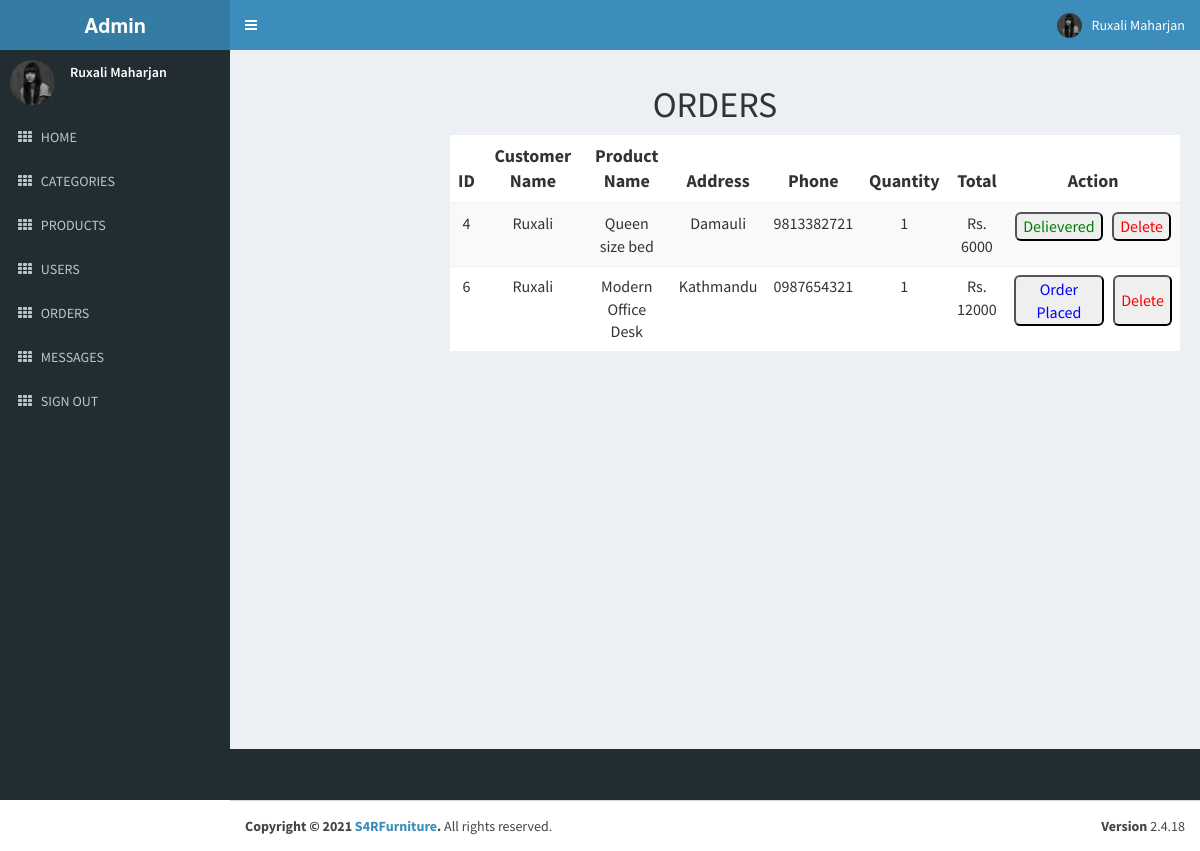
Page /admin/order.php (signed in) on the earlier database version.
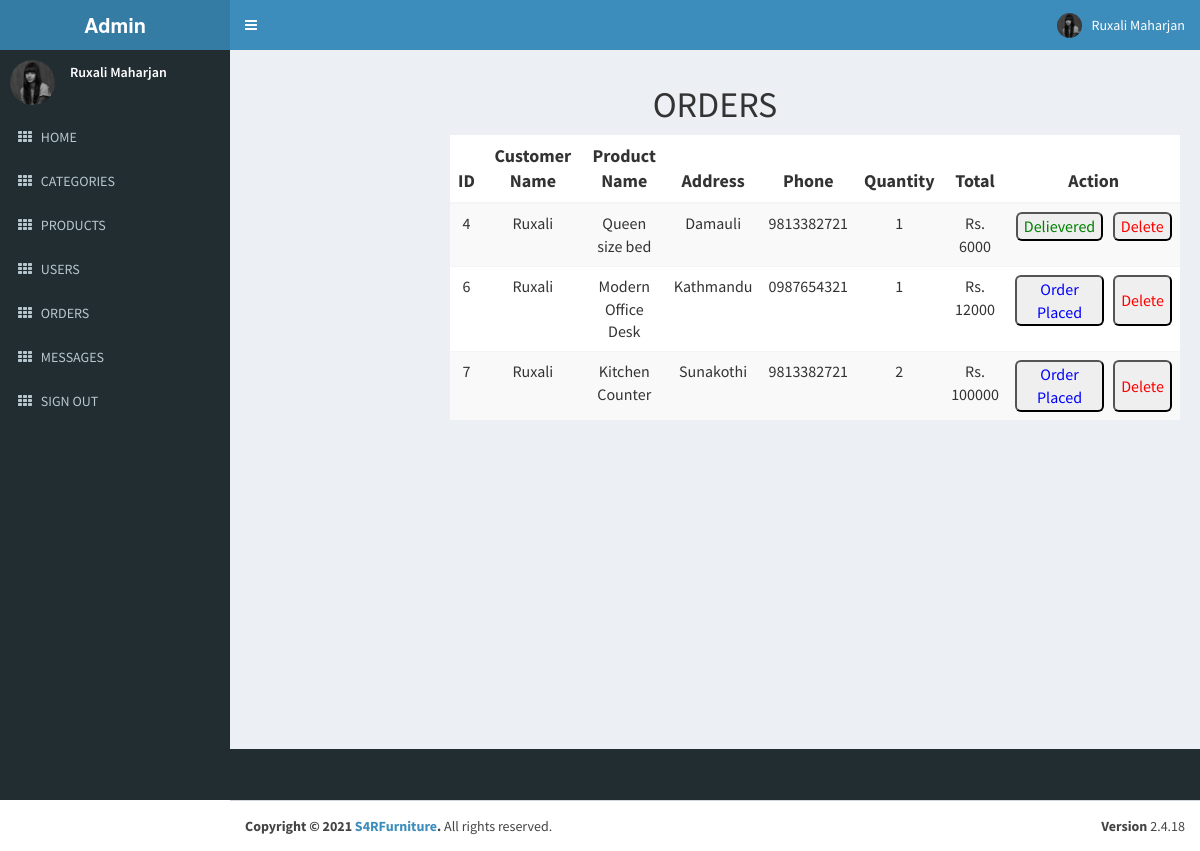
Same page on the later database version.
### tables this page shows
CREATE TABLE `order_details` (
  `id` int(11) NOT NULL,
  `order_id` int(11) NOT NULL,
  `customer_id` int(11) NOT NULL,
  `product_id` int(11) NOT NULL,
  `quantity` int(11) NOT NULL,
  `created_at` timestamp NOT NULL DEFAULT current_timestamp(),
  `updated_at` timestamp NOT NULL DEFAULT current_timestamp(),
  `status` int(10) NOT NULL
);

CREATE TABLE `orders` (
  `id` int(11) NOT NULL,
  `customer_id` int(11) NOT NULL,
  `address` varchar(50) NOT NULL,
  `phone` varchar(30) NOT NULL,
  `total` int(20) NOT NULL,
  `created_at` timestamp NOT NULL DEFAULT current_timestamp(),
  `updated_at` timestamp NOT NULL DEFAULT current_timestamp()
);

CREATE TABLE `customers` (
  `id` int(11) NOT NULL,
  `username` varchar(30) NOT NULL,
  `email` varchar(255) NOT NULL,
  `password` varchar(30) NOT NULL,
  `created_at` timestamp NOT NULL DEFAULT current_timestamp(),
  `updated_at` timestamp NOT NULL DEFAULT current_timestamp(),
  `status` int(11) NOT NULL
);

CREATE TABLE `products` (
  `id` int(11) NOT NULL,
  `name` varchar(30) NOT NULL,
  `price` int(11) NOT NULL,
  `image1` varchar(255) NOT NULL,
  `image2` varchar(255) NOT NULL,
  `description` mediumtext NOT NULL,
  `category_id` int(11) NOT NULL,
  `created_at` timestamp NOT NULL DEFAULT current_timestamp(),
  `updated_at` timestamp NOT NULL DEFAULT current_timestamp(),
  `status` int(11) NOT NULL
);

### admin/order.php (the view, shortened to what this page needs)
<!DOCTYPE html>
<html>
<?php
 require('../connect.php');
  $sql = "SELECT c.username AS customer,e.address AS address, e.id AS orderid,e.phone AS phone, e.total AS total, f.name AS products, d.* FROM order_details d JOIN customers c ON d.customer_id = c.id  JOIN orders e ON d.order_id = e.id JOIN products f ON d.product_id = f.id ORDER BY d.id  asc";
  $res = mysqli_query($connect,$sql);
?>
<?php
include('adminfiles/head.php');
?>
<body class="hold-transition skin-blue sidebar-mini">
  <div class="wrapper">
    <?php
    include('adminfiles/header.php');
    ?>
    <?php
    include('adminfiles/aside.php');
    ?>
    <div class="content-wrapper">
      <section class="content-header">
        <center>
          <h1>
            ORDERS
          </h1>
        </center>
      </section>
      <div class="container">
        <div class="col-md-8 col-md-offset-2">
          <table class="table table-striped text-center" style="background-color: white;">
            <thead>
              <tr>
                <th style="font-size: large;">ID</th>
                <th style="font-size: large; width:100px;">Customer Name</th>
                <th style="font-size: large;">Product Name</th>
                <th style="font-size: large;">Address</th>
                <th style="font-size: large;">Phone</th>
                <th style="font-size: large;">Quantity</th>
                <th style="font-size: large;">Total</th>
                <th style="font-size: large;">Action</th>
              </tr>
            </thead>
            <tbody>
              <?php
              while ($row = mysqli_fetch_assoc($res)) { ?>
                <tr>
                  <td style="font-size: medium;"><?php echo $row['orderid'] ?></td>
                  <td style="font-size: medium;"><?php echo $row['customer'] ?></td>
                  <td style="font-size: medium;"><?php echo $row['products'] ?></td>
                  <td style="font-size: medium;"><?php echo $row['address'] ?></td>
                  <td style="font-size: medium;"><?php echo $row['phone'] ?></td>
                  <td style="font-size: medium;"><?php echo $row['quantity'] ?></td>
                  <td style="font-size: medium;">Rs. <?php echo $row['total'] ?></td>
                  <td style="font-size: medium;">
                  <div class="buttons">
                    <?php
                    if ($row['status'] == 1) {
                        echo "<button style='border-radius:6px;' ><a style='color:green;' href = '?type=status&operation=deactive&id=" . $row['id'] . "'>Delievered</a></button>&nbsp;&nbsp;&nbsp;";
                      } else {
                        echo "<button style='border-radius:6px;'><a style='color:blue;' href = '?type=status&operation=active&id=" . $row['id'] . " '>Order Placed</a></button>&nbsp;&nbsp;&nbsp;";
                      }
                    echo "<button style='border-radius:6px;'><a style='color:red' href = '?type=delete&id=" . $row['id'] . "'>Delete</a></button>";
                    ?>
                    </div>
                  </td>
                </tr>
              <?php } ?>
            </tbody>
          </table>
        </div>
      </div>
    </div>
  </div>
  <?php
  include('adminfiles/footer.php');
  ?>
</body>
</html>

Differences in the rows shown:
added order_details: order "7", customer.username "Ruxali", product.name "Kitchen Counter", order.address "Sunakothi", order.phone "9813382721", quantity "2", order.total "100000"
